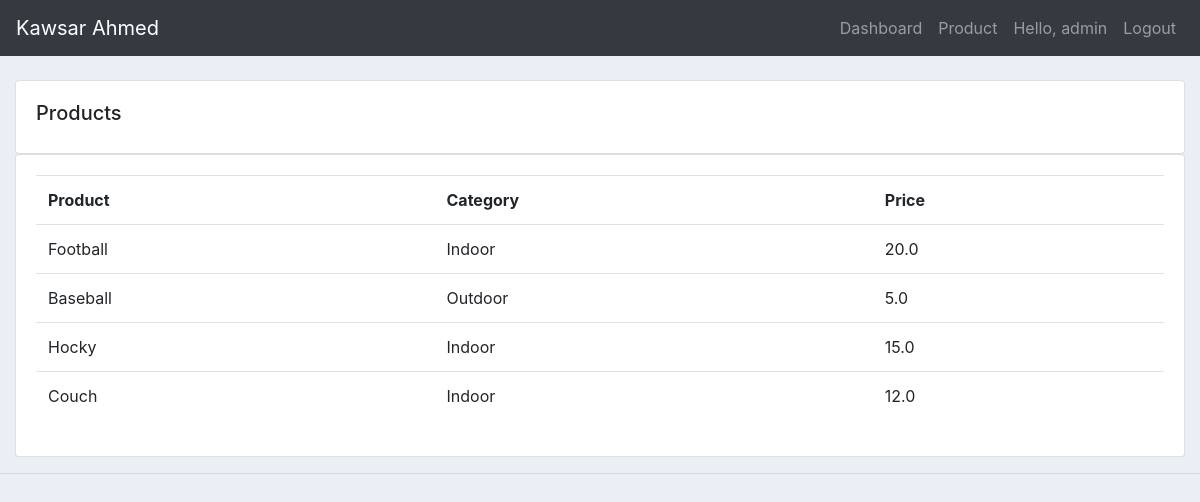
The app's page /product/ (signed in) with its own data.
### myapp/models.py (models this page shows, shortened)
class Product(models.Model):
    CATEGORY = (
        ('Indoor', 'Indoor'),
        ('Outdoor', 'Outdoor'),
    )
    name         = models.CharField(max_length=20, null=True)
    price        = models.FloatField(max_length=4, null=True)
    category     = models.CharField(max_length=500, null=True, choices=CATEGORY)
    description  = models.CharField(max_length=300, null=True, blank=True)
    date_created = models.DateTimeField(auto_now_add=True, null=True)
    tags         = models.ManyToManyField(Tag)

### myapp/decorators.py (the view)
        def wrapper_func(request, *args, **kwargs):
            group = None
            if request.user.groups.exists():
                group = request.user.groups.all()[0].name
            if group in allowed_roles:
                return view_func(request, *args, **kwargs)
            else:
                return render(request, 'accounts/notallow.html')

### myapp/views.py (called while the page is built)
@login_required(login_url='login')
@allowerd_users(allowed_roles=['admin'])
def product(request):
    product = Product.objects.all()
    context = {'products':product}
    return render(request, 'accounts/products.html',context)

### templates/accounts/products.html (shortened to what this page needs)
{% extends 'base.html' %}
{% block body %}
<br>
<div class="row">
    <div class="col-md">
        <div class="card card-body">
            <h5>Products</h5>
        </div>
        <div class="card card-body">
            <table class="table">
                <tr>
                    <th>Product</th>
                    <th>Category</th>
                    <th>Price</th>
                </tr>
                {% for x in products %}
                    <tr>
                        <td>{{ x.name }}</td>
                        <td>{{ x.category }}</td>
                        <td>{{ x.price }}</td>
                    </tr>
                {% endfor %}
            </table>
        </div>
    </div>
</div>
{% endblock %}

### templates/navbar.html (shortened to what this page needs)
<nav class="navbar navbar-expand-lg navbar-dark bg-dark">
    <a class="navbar-brand" href="{% url 'dashboard' %}">Kawsar Ahmed</a>
    <div class="collapse navbar-collapse" id="navbarSupportedContent">
      <ul class="navbar-nav ml-auto">
        {% if request.user.is_staff %}
        <li class="nav-item">
          <a class="nav-link" href="{% url 'dashboard' %}">Dashboard</a>
        </li>
        <li class="nav-item">
          <a class="nav-link" href="{% url 'product' %}">Product</a>
        </li>
        {%  else %}
        <li class="nav-item">
          <a class="nav-link" href="{% url 'setting' %}">Settings</a>
        </li>
        {% endif %}
        {% if request.user.is_authenticated %}
        <li class="nav-item">
          <span class="nav-link">Hello, {{ request.user }}</span>
        </li>
        <li class="nav-item">
          <a class="nav-link" href="{% url 'logout' %}">Logout</a>
        </li>
        {% endif %}
        </ul>
    </div>
  </nav>

### static/css/main.css (style rules this page uses)
body { background-color: #ebeff5; }

### records on screen
Product: name "Football", category "Indoor", price "20.0"
Product: name "Baseball", category "Outdoor", price "5.0"
Product: name "Hocky", category "Indoor", price "15.0"
Product: name "Couch", category "Indoor", price "12.0"

### other values on screen
{{ request.user }} "admin"
